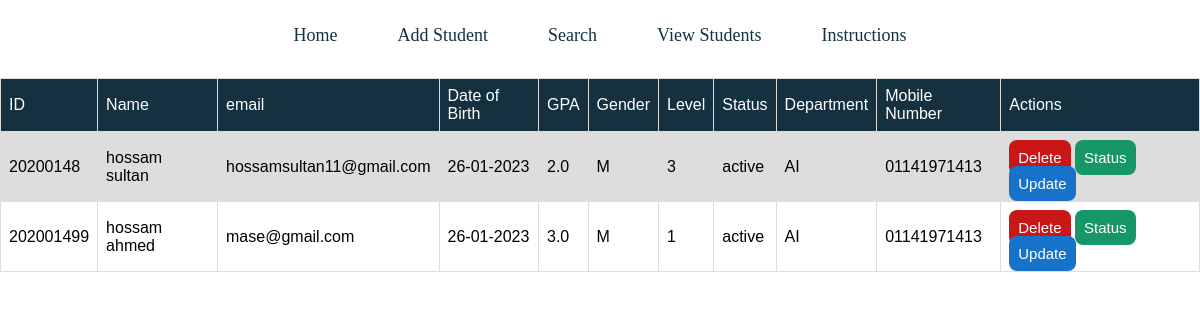
/students, run on the app's committed database.
### main/models.py (models this page shows, shortened)
class Student(models.Model):
    id = models.CharField(max_length=10,primary_key=True)
    name = models.CharField(max_length=60)
    email = models.EmailField(max_length=120,unique=True)
    mobile = models.CharField(max_length=12)
    date_of_birth = models.DateField()
    gpa = models.FloatField()
    gender = models.CharField(choices=GENDER_CHOICES,max_length=1)
    level = models.CharField(choices=LEVEL_CHOICES,max_length=1)
    status = models.CharField(choices=STATUS_CHOICES,max_length=10)
    department = models.CharField(choices=DEPARTMENT_CHOICES,max_length=2)

### main/views.py (the view)
# urls.py: path("students",view_all_students,name='view-students'),
def view_all_students(request):
    students = Student.objects.all()
    return render(request,"main/view.html",{"students":students})

### main/templates/main/view.html (shortened to what this page needs)
{% load static %}
<!DOCTYPE html>
<html lang="en">
  <head>
    <link rel="stylesheet" href="{% static 'main/css/table.css' %}" />
    <link rel="stylesheet" href="{% static 'main/css/nav.css' %}" />
  </head>
  <body>
    {% include 'main/nav.html' %}
    <table>
      <tr>
        <td>ID</td>
        <td>Name</td>
        <td>email</td>
        <td>Date of Birth</td>
        <td>GPA</td>
        <td>Gender</td>
        <td>Level</td>
        <td>Status</td>
        <td>Department</td>
        <td>Mobile Number</td>
        <td>Actions</td>
      </tr>
      {% for st in students%}
        <tr>
          <td>{{st.id}}</td>
          <td>{{st.name}}</td>
          <td>{{st.email}}</td>
          <td>{{st.date_of_birth|date:"d-m-Y"}}</td>
          <td>{{st.gpa}}</td>
          <td>{{st.gender}}</td>
          <td>{{st.level}}</td>
          <td>{{st.status}}</td>
          <td>{{st.department}}</td>
          <td>{{st.mobile}}</td>
          <td>
            <button class="btn delete" data-id="{{st.id}}">
              Delete
            </button>
            <button class="btn status" data-id="{{st.id}}" data-status="{{st.status}}">
              Status
            </button>
            <a href="/update/{{st.id}}" class="btn update">
              Update
            </a>
          </td>
        </tr>
      {% endfor %}
    </table>
  </body>
</html>

### main/templates/main/nav.html
<nav>
    <ul>
        <li><a href="/">Home</a></li>
        <li><a href="/create">Add Student</a></li>
        <li><a href="/search">Search</a></li>
        <li><a href="/students">View Students</a></li>
        <li><a href="/instructions">Instructions</a></li>
    </ul>
</nav>

### main/static/main/css/table.css (style rules this page uses)
table { font-family: arial, sans-serif; border-collapse: collapse; width: 100%; padding: 8px; }
td, th { border: 1px solid #dddddd; text-align: left; padding: 8px; }
tr:nth-child(even) { background-color: #dddddd; }
tr:first-child { background-color: #15313f; color: white; }
.btn { padding: 8px; border: 1px solid transparent; border-radius: 8px; cursor: pointer; font-size: 15px; text-decoration: none; color: white; }
.delete { background-color: rgb(201, 23, 23); }
.update { background-color: rgb(23, 115, 201); }
.status { background-color: rgb(23, 150, 103); }

### main/static/main/css/nav.css (style rules this page uses)
* { box-sizing: border-box; -moz-box-sizing: border-box; -webkit-box-sizing: border-box; margin: 0; padding: 0; max-width: 100%; }
li { list-style: none; position: relative; }
nav { display: flex; justify-content: space-around; margin-bottom: 8px; }
nav ul { display: flex; }
nav > ul > li > a { font-size: 18px; padding: 0 30px; height: 70px; display: flex; align-items: center; position: relative; overflow: hidden; color: #15313f; text-decoration: none; }
nav > ul > li > a::before { content: ""; width: 100%; height: 4px; background: #21f9e3; position: absolute; top: 0px; overflow: hidden; left: -100%; transition: 0.3s; }

### data on the page
Student: id "20200148", name "hossam sultan", email "hossamsultan11@gmail.com", date_of_birth "26-01-2023", gpa "2.0", gender "M", level "3", status "active", department "AI", mobile "01141971413"
Student: id "202001499", name "hossam ahmed", email "mase@gmail.com", date_of_birth "26-01-2023", gpa "3.0", gender "M", level "1", status "active", department "AI", mobile "01141971413"
